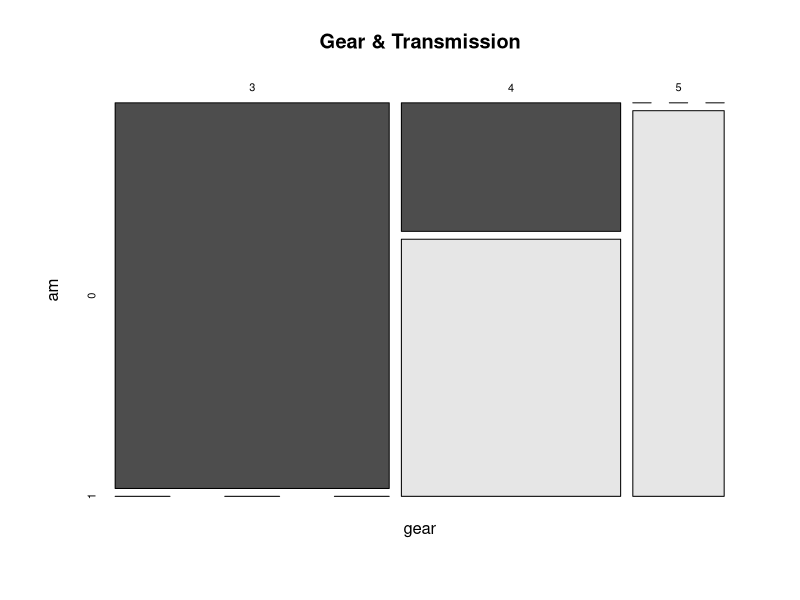

Write R code to recreate this figure.
data(mtcars)

mosaicplot(~gear+am,
           data = mtcars,
           color = TRUE,
           main = "Gear & Transmission")